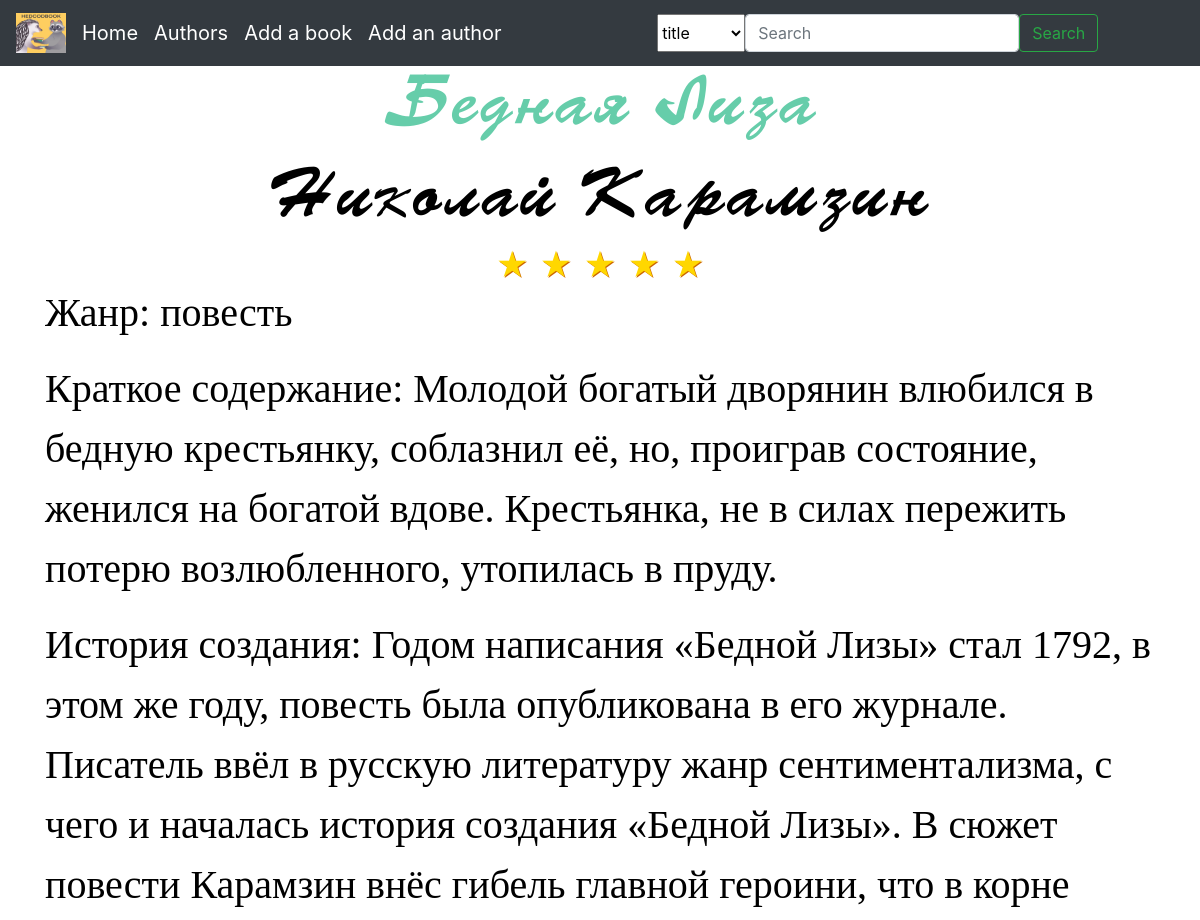
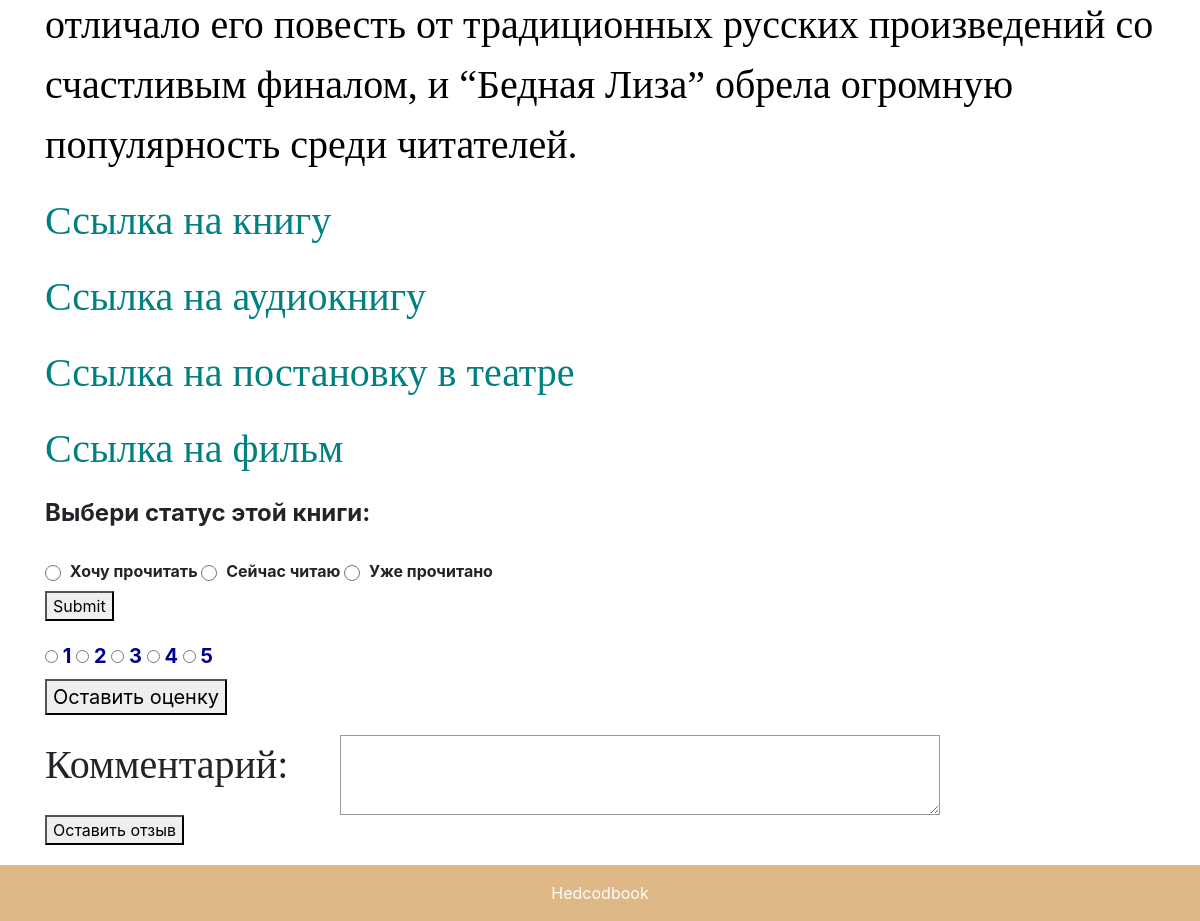
The page /book/2 on the database its author committed (2 pictures, top to bottom).
### data/library.py (models this page shows, shortened)
class Library(SqlAlchemyBase):
    __tablename__ = 'library'
    id = sqlalchemy.Column(sqlalchemy.Integer, primary_key=True, autoincrement=True)
    name = sqlalchemy.Column(sqlalchemy.String, nullable=True)
    author_id = sqlalchemy.Column(sqlalchemy.Integer, sqlalchemy.ForeignKey("authors.id"))
    picture = sqlalchemy.Column(sqlalchemy.String, nullable=True, default='/static/img/html/emblem.jpg')
    genre = sqlalchemy.Column(sqlalchemy.String, nullable=True)
    link_to_the_production = sqlalchemy.Column(sqlalchemy.String, nullable=True, default='/no_information')
    link_to_the_book = sqlalchemy.Column(sqlalchemy.String, nullable=True, default='/no_information')
    link_to_audio = sqlalchemy.Column(sqlalchemy.String, nullable=True, default='/no_information')
    link_to_the_screenshot = sqlalchemy.Column(sqlalchemy.String, nullable=True, default='/no_information')
    summary = sqlalchemy.Column(sqlalchemy.Text, nullable=True)
    history_of_creation = sqlalchemy.Column(sqlalchemy.Text, nullable=True)
    summa_marks = sqlalchemy.Column(sqlalchemy.Integer, default=0)
    count_marks = sqlalchemy.Column(sqlalchemy.Integer, default=0)
    reviews = sqlalchemy.Column(sqlalchemy.JSON, default={})
    authors = orm.relationship('Authors')

### data/authors.py (models this page shows, shortened)
class Authors(SqlAlchemyBase):
    __tablename__ = 'authors'
    id = sqlalchemy.Column(sqlalchemy.Integer, primary_key=True, autoincrement=True)
    name = sqlalchemy.Column(sqlalchemy.String, nullable=True)
    surname = sqlalchemy.Column(sqlalchemy.String, nullable=True)
    about = sqlalchemy.Column(sqlalchemy.Text, nullable=True)
    picture = sqlalchemy.Column(sqlalchemy.String, nullable=True, default=random.choice(['/static/img/avatars/avatar_hedgehog.jpg', '/static/img/avatars/avatar_raccoon.jpg']))
    library = orm.relationship("Library", back_populates='authors')

### main.py (the view, shortened to what this page needs)
@app.route("/book/<int:book_id>", methods=['GET', 'POST'])
def open_book(book_id):
    db_sess = db_session.create_session()
    book = db_sess.query(Library).filter(Library.id == book_id).first()
    sl_reviews = book.reviews
    stars = book.summa_marks // book.count_marks
    author = db_sess.query(Authors).filter(Authors.id == book.author_id).first()
    return render_template("book.html", book=book, author=author, sl_reviews=sl_reviews, stars=stars)

### data/db_session.py (called while the page is built)
def create_session() -> Session:
    global __factory
    return __factory()

### templates/book.html (shortened to what this page needs)
{% extends 'base.html' %}
{% block content %}
<link rel="stylesheet" type="text/css" href="/static/css/book.css">
<center><h1 class="title">{{ book.name }}</h1></center>
<a href="/author/{{ author.id }}" class="author"><center><h1 class="author_name">{{ author.name }} {{ author.surname }}</h1></center></a>
<center><div class="rating-result">
	{% for i in range(1, 6) %}
	{% if stars >= i %}
	    <span class="active"></span>
	{% else %}
	    <span></span>
	{% endif %}
	{% endfor %}
</div></center>
<p class="text">Жанр: {{ book.genre }}</p>
<p class="text">Краткое содержание: {{ book.summary }}</p>
<p class="text">История создания: {{ book.history_of_creation }}</p>
<a href="{{ book.link_to_the_book }}">
    <p class="link">Ссылка на книгу</p>
</a>
<a href="{{ book.link_to_audio }}">
    <p class="link">Ссылка на аудиокнигу</p>
</a>
<a href="{{ book.link_to_the_production }}">
    <p class="link">Ссылка на постановку в театре</p>
</a>
<a href="{{ book.link_to_the_screenshot }}">
    <p class="link">Ссылка на фильм</p>
</a>
<form method="post">
  <fieldset>
    <legend style="font-weight: bold">Выбери статус этой книги:</legend>
    <div style="font-size: 16px; font-weight: bold; margin-top: 20px">
      <input class="status" type="radio" id="want_to_read" name="status" value="want_to_read"/>
      <label for="want_to_read">Хочу прочитать</label>
      <input class="status" type="radio" id="reading_now" name="status" value="reading_now"/>
      <label for="reading_now">Сейчас читаю</label>
      <input class="status" type="radio" id="were_read" name="status" value="were_read"/>
      <label for="reading_now">Уже прочитано</label>
    </div>
    <div>
      <button type="submit">Submit</button>
    </div>
  </fieldset>
</form>
<form method="post" action="{{ url_for('send_marks', book_id = book.id)}}">
    <div style="font-size: 20px; font-weight: bold; margin-top: 20px; margin-bottom: 20px; color: DarkBlue">
     <input class="mark" type="radio" id="one" name="mark" value="1"/>
     <label for="one">1</label>
     <input class="mark" type="radio" id="two" name="mark" value="2"/>
     <label for="two">2</label>
     <input class="mark" type="radio" id="three" name="mark" value="3"/>
     <label for="three">3</label>
     <input class="mark" type="radio" id="four" name="mark" value="4"/>
     <label for="four">4</label>
     <input class="mark" type="radio" id="five" name="mark" value="5"/>
     <label for="five">5</label>
     <div>
       <button type="submit">Оставить оценку</button>
     </div>
   </div>
</form>
<form method="post" action="{{ url_for('send_reviews', book_id = book.id)}}">
    <label class="comment" for="msg">Комментарий:</label>
    <textarea id="msg" name="user_message"></textarea>
    <div>
        <button type="submit">Оставить отзыв</button>
    </div>
</form>
{% endblock %}

### static/css/main.css (style rules this page uses)
body { background-image: url(/static/img/html/fon.jpg); background-repeat: no-repeat; background-position: center center; background-attachment: fixed; -webkit-background-size: cover; -moz-background-size: cover; -o-background-size: cover; background-size: cover; }

### static/css/book.css (style rules this page uses)
.text { word-wrap:break-word; font-family: 'FontName2'; font-size: 40px; color: black }
.link { word-wrap:break-word; font-family: 'FontName2'; font-size: 40px; color: #008080 }
.title { word-wrap:break-word; font-family: 'FontName1'; font-size: 70px; color: MediumAquamarine }
.author_name { word-wrap:break-word; font-family: 'FontName1'; font-size: 70px; color: black }
.rating-result { width: 265px; margin: 0 auto; }
.rating-result span { padding: 0; font-size: 32px; margin: 0 3px; line-height: 1; color: lightgrey; text-shadow: 1px 1px #bbb; }
.rating-result > span:before { content: '★'; }
.rating-result > span.active { color: gold; text-shadow: 1px 1px #c60; }
.comment { font-family: 'FontName2'; font-size: 40px; color: black display: inline-block; width: 90px; text-align: right; }
textarea { font: 1em sans-serif; width: 600px; box-sizing: border-box; border: 1px solid #999; vertical-align: top; height: 5em; margin-left: 200px; }
.status { border-radius: 50%; width: 16px; height: 16px; border: 2px solid; transition: 0.2s all linear; margin-right: 5px; position: relative; top: 4px; }

### rows shown on the page
Library: name "Бедная Лиза", genre "повесть", summary "Молодой богатый дворянин влюбился в бедную крестьянку, соблазнил её, но, проиграв состояние, женился на богатой вдове. Крестьянка, не в силах пережить потерю возлюбленного, утопилась в пруду.", history_of_creation "Годом написания «Бедной Лизы» стал 1792, в этом же году, повесть была опубликована в его журнале. Писатель ввёл в русскую литературу жанр сентиментализма, с чего и началась история создания «Бедной Лизы». В сюжет повести Карамзин внёс гибель главной героини, что в корне отличало его повесть от традиционных русских произведений со счастливым финалом, и “Бедная Лиза” обрела огромную популярность среди читателей."
Authors: name "Николай", surname "Карамзин"
